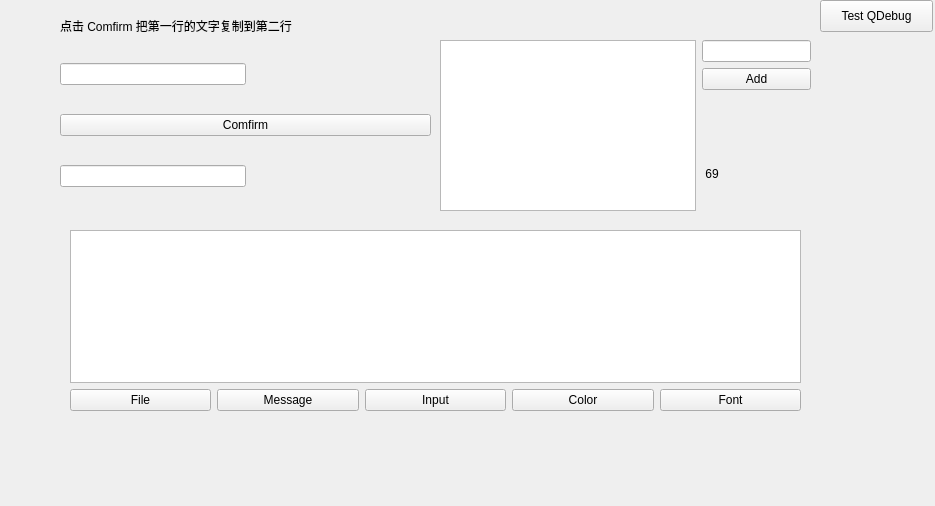
<?xml version="1.0" encoding="UTF-8"?>
<ui version="4.0">
 <class>Widget</class>
 <widget class="QWidget" name="Widget">
  <property name="geometry">
   <rect>
    <x>0</x>
    <y>0</y>
    <width>935</width>
    <height>506</height>
   </rect>
  </property>
  <property name="windowTitle">
   <string>Widget</string>
  </property>
  <widget class="QPushButton" name="testQDebug">
   <property name="geometry">
    <rect>
     <x>820</x>
     <y>0</y>
     <width>113</width>
     <height>32</height>
    </rect>
   </property>
   <property name="text">
    <string>Test QDebug</string>
   </property>
  </widget>
  <widget class="QLabel" name="label">
   <property name="geometry">
    <rect>
     <x>60</x>
     <y>10</y>
     <width>271</width>
     <height>31</height>
    </rect>
   </property>
   <property name="text">
    <string>点击 Comfirm 把第一行的文字复制到第二行</string>
   </property>
  </widget>
  <widget class="QWidget" name="verticalLayoutWidget">
   <property name="geometry">
    <rect>
     <x>60</x>
     <y>40</y>
     <width>371</width>
     <height>171</height>
    </rect>
   </property>
   <layout class="QVBoxLayout" name="verticalLayout">
    <item>
     <layout class="QHBoxLayout" name="horizontalLayout">
      <item>
       <widget class="QLineEdit" name="lineEdit_1"/>
      </item>
      <item>
       <spacer name="horizontalSpacer_2">
        <property name="orientation">
         <enum>Qt::Horizontal</enum>
        </property>
        <property name="sizeHint" stdset="0">
         <size>
          <width>40</width>
          <height>20</height>
         </size>
        </property>
       </spacer>
      </item>
     </layout>
    </item>
    <item>
     <widget class="QPushButton" name="btm_comfirm">
      <property name="text">
       <string>Comfirm</string>
      </property>
     </widget>
    </item>
    <item>
     <layout class="QHBoxLayout" name="horizontalLayout_2">
      <item>
       <widget class="QLineEdit" name="lineEdit_2"/>
      </item>
      <item>
       <spacer name="horizontalSpacer">
        <property name="orientation">
         <enum>Qt::Horizontal</enum>
        </property>
        <property name="sizeHint" stdset="0">
         <size>
          <width>40</width>
          <height>20</height>
         </size>
        </property>
       </spacer>
      </item>
     </layout>
    </item>
   </layout>
  </widget>
  <widget class="QWidget" name="horizontalLayoutWidget_3">
   <property name="geometry">
    <rect>
     <x>440</x>
     <y>40</y>
     <width>371</width>
     <height>171</height>
    </rect>
   </property>
   <layout class="QHBoxLayout" name="horizontalLayout_3">
    <item>
     <widget class="QListWidget" name="list_1"/>
    </item>
    <item>
     <layout class="QVBoxLayout" name="verticalLayout_2">
      <item>
       <widget class="QLineEdit" name="lineEdit_3"/>
      </item>
      <item>
       <layout class="QHBoxLayout" name="horizontalLayout_4">
        <item>
         <widget class="QPushButton" name="btn_add">
          <property name="text">
           <string>Add</string>
          </property>
         </widget>
        </item>
       </layout>
      </item>
      <item>
       <spacer name="verticalSpacer">
        <property name="orientation">
         <enum>Qt::Vertical</enum>
        </property>
        <property name="sizeType">
         <enum>QSizePolicy::Preferred</enum>
        </property>
        <property name="sizeHint" stdset="0">
         <size>
          <width>20</width>
          <height>40</height>
         </size>
        </property>
       </spacer>
      </item>
      <item>
       <widget class="QLabel" name="label_list">
        <property name="text">
         <string> 69</string>
        </property>
       </widget>
      </item>
     </layout>
    </item>
   </layout>
  </widget>
  <widget class="QWidget" name="verticalLayoutWidget_3">
   <property name="geometry">
    <rect>
     <x>70</x>
     <y>230</y>
     <width>731</width>
     <height>181</height>
    </rect>
   </property>
   <layout class="QVBoxLayout" name="verticalLayout_3">
    <item>
     <widget class="QTextEdit" name="textEdit"/>
    </item>
    <item>
     <layout class="QHBoxLayout" name="horizontalLayout_5">
      <item>
       <widget class="QPushButton" name="btn_file">
        <property name="text">
         <string>File</string>
        </property>
       </widget>
      </item>
      <item>
       <widget class="QPushButton" name="btn_message">
        <property name="text">
         <string>Message</string>
        </property>
       </widget>
      </item>
      <item>
       <widget class="QPushButton" name="btn_input">
        <property name="text">
         <string>Input</string>
        </property>
       </widget>
      </item>
      <item>
       <widget class="QPushButton" name="btn_color">
        <property name="text">
         <string>Color</string>
        </property>
       </widget>
      </item>
      <item>
       <widget class="QPushButton" name="btn_font">
        <property name="text">
         <string>Font</string>
        </property>
       </widget>
      </item>
     </layout>
    </item>
   </layout>
  </widget>
 </widget>
 <resources/>
 <connections/>
</ui>
